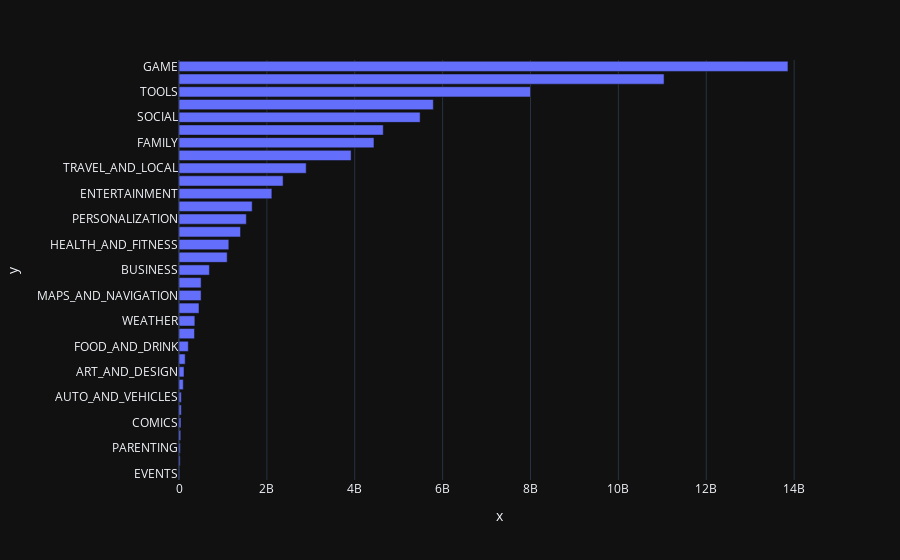

The notebook cell this image was saved under:
### Code cell
h_bar = px.bar(x = category_downloads.Installs,
               y = category_downloads.index,
               orientation='h')
 
h_bar.show()

### Figure 1 — Plotly figure (JSON) as saved in the notebook; plotly's stock layout.template omitted (floating-point values rounded to 4 significant figures)
{"data": [{"alignmentgroup": "True", "hovertemplate": "x=%{x}<br>y=%{y}<extra></extra>", "legendgroup": "", "marker": {"color": "#636efa", "pattern": {"shape": ""}}, "name": "", "offsetgroup": "", "orientation": "h", "showlegend": false, "textposition": "auto", "x": [15949410, 26916200, 31116110, 39062676, 44931100, 52083000, 53129800, 97082000, 114233100, 140912410, 211677750, 352852000, 361096500, 455249400, 503267560, 503611120, 692018120, 1096431465, 1134006220, 1400331540, 1532352930, 1665791655, 2113660000, 2369110650, 2894859300, 3916897200, 4437554490, 4649143130, 5487841475, 5788070180, 7999724500, 11039241530, 13858762717], "xaxis": "x", "y": ["EVENTS", "BEAUTY", "PARENTING", "MEDICAL", "COMICS", "LIBRARIES_AND_DEMO", "AUTO_AND_VEHICLES", "HOUSE_AND_HOME", "ART_AND_DESIGN", "DATING", "FOOD_AND_DRINK", "EDUCATION", "WEATHER", "FINANCE", "MAPS_AND_NAVIGATION", "LIFESTYLE", "BUSINESS", "SPORTS", "HEALTH_AND_FITNESS", "SHOPPING", "PERSONALIZATION", "BOOKS_AND_REFERENCE", "ENTERTAINMENT", "NEWS_AND_MAGAZINES", "TRAVEL_AND_LOCAL", "VIDEO_PLAYERS", "FAMILY", "PHOTOGRAPHY", "SOCIAL", "PRODUCTIVITY", "TOOLS", "COMMUNICATION", "GAME"], "yaxis": "y", "type": "bar"}], "layout": {"xaxis": {"anchor": "y", "domain": [0.0, 1.0], "title": {"text": "x"}}, "yaxis": {"anchor": "x", "domain": [0.0, 1.0], "title": {"text": "y"}}, "legend": {"tracegroupgap": 0}, "margin": {"t": 60}, "barmode": "relative"}}
